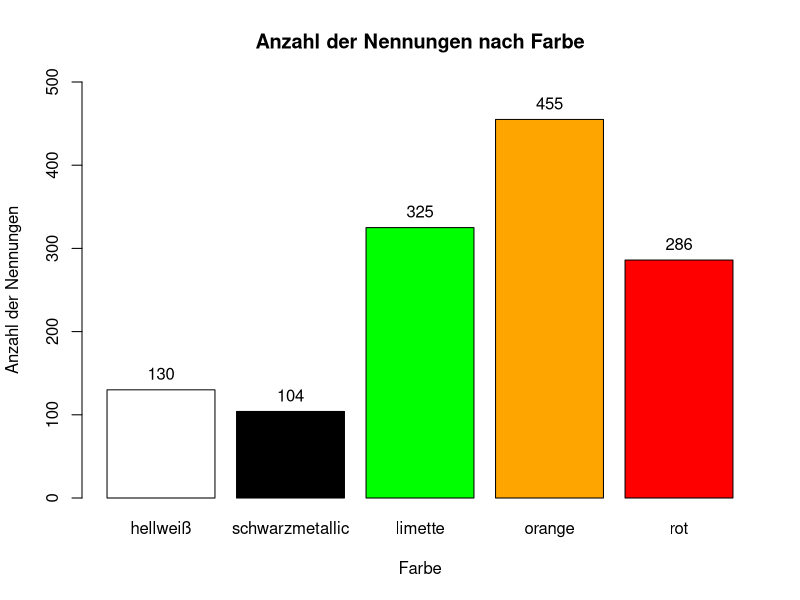
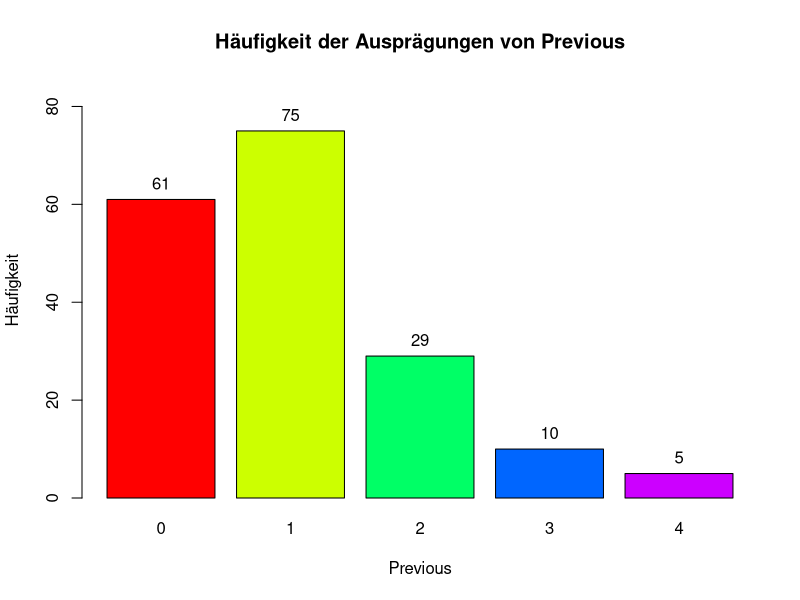
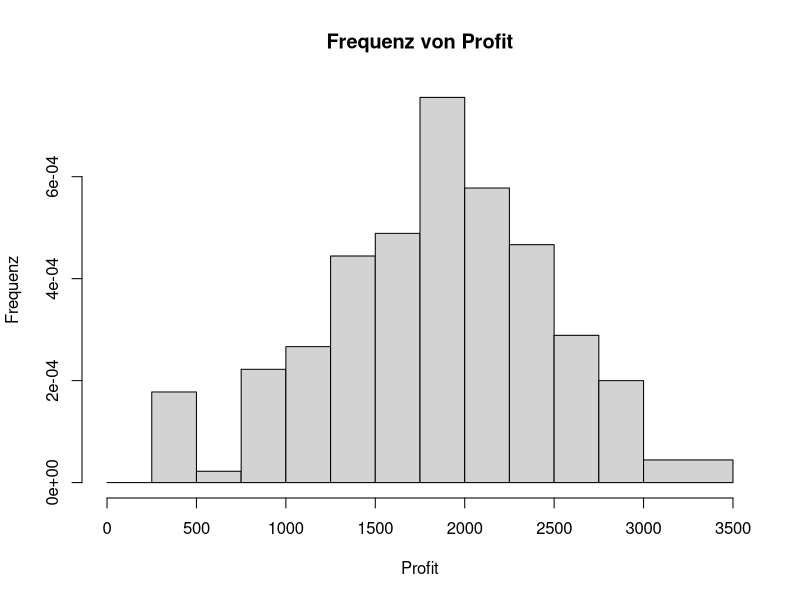
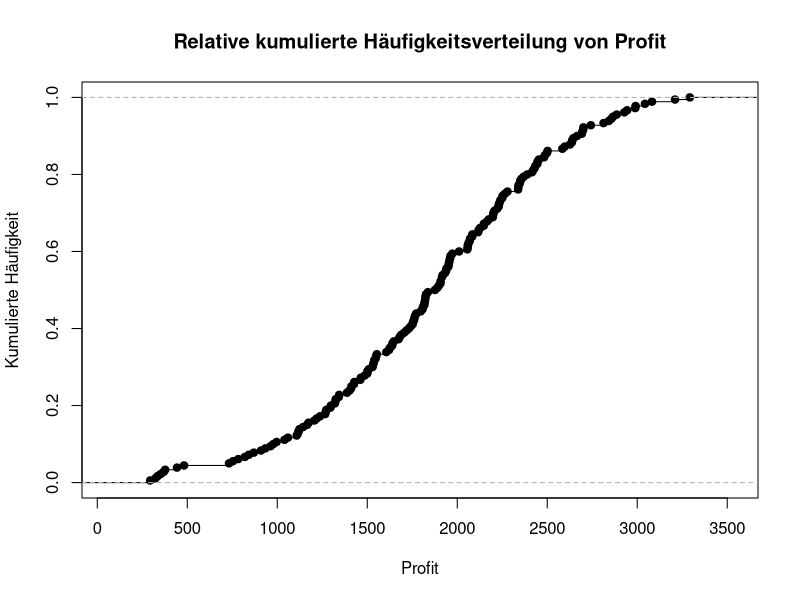

Write R code to recreate these figures, in order.
## ---- chunk 1
knitr::opts_chunk$set(echo = TRUE)
## ---- chunk 2
library(knitr)
Farbe <- c("hellweiß", "schwarzmetallic", "limette", "orange", "rot")
Nennung <- c(130, 104, 325, 455, 286)
huellen_farben <- data.frame(Farbe, Nennung)
kable(huellen_farben)
## ---- chunk 3
# Specify the colors corresponding to each category
farben_colors <- c("white", "black", "green", "orange", "red")

# Create the barplot using the specified colors
bp <- barplot(height = huellen_farben$Nennung, 
              names = huellen_farben$Farbe, 
              col = farben_colors, 
              ylim = c(0,500),
              main = "Anzahl der Nennungen nach Farbe",
              xlab = "Farbe",
              ylab = "Anzahl der Nennungen")

# Add text labels inside or above the bars
text(bp, huellen_farben$Nennung, labels = huellen_farben$Nennung, pos = 3, cex = 1)

## ---- chunk 4
library(knitr)
summe_nennungen <- sum(Nennung)

prozentuale_anteile <- Nennung / summe_nennungen

absolute_anzahl <- 1000000 * prozentuale_anteile

ergebnisse <- data.frame(Hüllen_Farbe=Farbe, Herstellungs_anzahl=absolute_anzahl)
kable(ergebnisse)

## ---- chunk 5
library(knitr)

setwd("C:/Users/rafaa/Desktop/HTW MODULE/Semester 3/Statistik/data")
data <- read.csv2("Applewood_2011.csv")

# Ausprägungen des Merkmals *Previous*
previous_ausprä <- data$Previous

# absolute Häufigkeit
freq_table <- table(previous_ausprä)
freq_table

# relative Häufigkeit
relative_freq <- prop.table(freq_table)
relative_freq

# kumulierte absolute Häufigkeit
cumulative_freq <- cumsum(freq_table)
cumulative_freq

# kumulierte relative Häufigkeit
cumulative_relative_freq <- cumsum(relative_freq)
cumulative_relative_freq

# *Data Frame* erstelle
freq_df <- data.frame(
  Previous = as.numeric(names(freq_table)),
  Absolute_Frequency = as.numeric(freq_table),
  Relative_Frequency = round(relative_freq, 3),
  Cumulative_Frequency = cumulative_freq,
  Cumulative_Relative_Frequency = round(cumulative_relative_freq, 3)
)

kable(freq_df)
## ---- chunk 6
bp2 <- barplot(freq_table, 
        main = "Häufigkeit der Ausprägungen von Previous",
        xlab = "Previous",
        ylab = "Häufigkeit",
        ylim = c(0,85),
        col = rainbow(nrow(freq_table)))

text(bp2, freq_table, labels = freq_table, pos = 3, cex = 1)
## ---- chunk 7

# Erstelle das Histogramm mit den spezifizierten Gruppen
hist(data$Profit, 
     main = "Frequenz von Profit",
     xlab = "Profit",
     ylab = "Frequenz",
     breaks = c(seq(0,3000, 250), 3500))

# Berechne die relative kumulative Häufigkeitsverteilung von Profit
ecdf_profit <- ecdf(data$Profit)

# Plotte die relative kumulative Häufigkeitsverteilung
plot(ecdf_profit, main = "Relative kumulierte Häufigkeitsverteilung von Profit",
     xlab = "Profit", ylab = "Kumulierte Häufigkeit")


